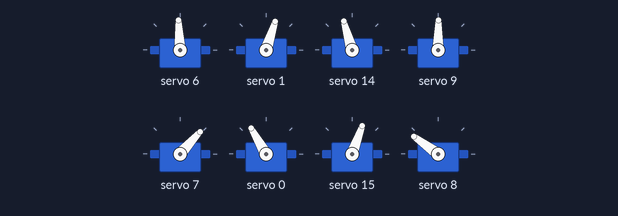
A sketch run on a simulated Arduino Uno, built with avr-gcc and run on an emulated ATmega328P. Parts: 8 × servo. What the sketch prints to the serial monitor is not drawn.

Above: at 0.16 s.
At 3.25 s:
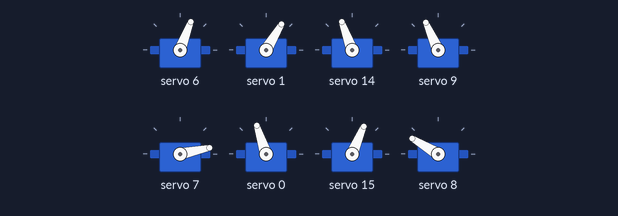
At 6.33 s:
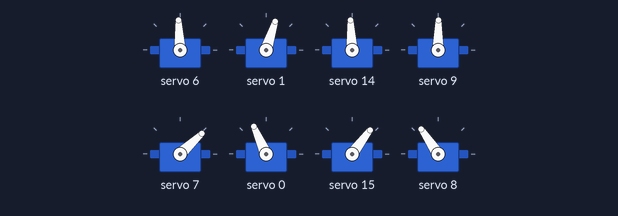
At 11.6 s:
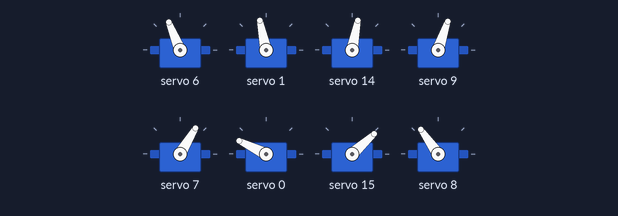
At 16.55 s:
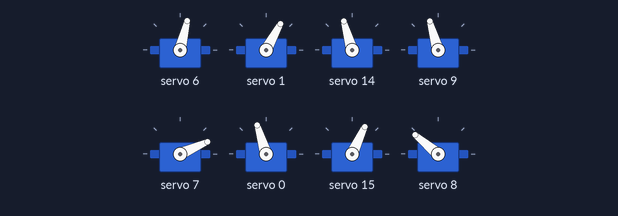
At 23.35 s:
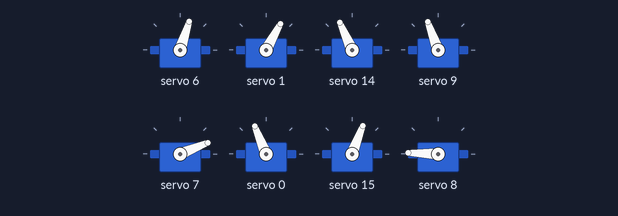
Timing chart, 0 to 23.4 s (numbered marks = the images above):
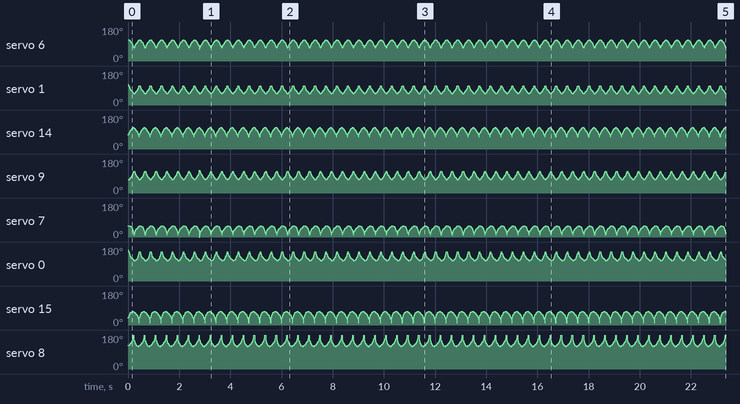

The sketch:

nijie-4.ino
```cpp
#include <Wire.h>                      //IIC通讯头文件
#include <Adafruit_PWMServoDriver.h> //16路舵机控制板头文件
//以这种方式调用，它使用默认地址0x40。
Adafruit_PWMServoDriver pwm = Adafruit_PWMServoDriver();
#define SERVOMIN  680   //这是“最小”高电平占空比计数（在4096中）
#define SERVOMAX  2200   //这是“最大”高电平占空比计数（在4096中）
//前进步态帧数据
char wk[36][8]= {
22,-29,18,-22,28,84,-62,-29,
22,-22,13,-22,25,72,-55,-30,
21,-17,9,-21,24,65,-50,-31,
20,-14,6,-20,24,60,-45,-32,
18,-10,3,-18,25,56,-42,-34,
16,-7,0,-16,26,52,-39,-35,
14,-4,-3,-14,27,49,-36,-37,
12,-2,-5,-12,28,46,-33,-39,
10,1,-8,-10,29,44,-31,-41,
8,3,-10,-8,31,41,-29,-44,
5,6,-12,-5,33,39,-28,-46,
3,8,-14,-3,36,37,-27,-49,
0,10,-16,0,39,35,-26,-52,
-3,12,-18,3,42,34,-25,-56,
-6,14,-20,6,45,32,-24,-60,
-9,17,-21,9,50,31,-24,-65,
-13,18,-22,13,55,30,-25,-72,
-18,20,-22,18,62,29,-28,-84,
-29,22,-20,29,84,28,-29,-62,
-22,22,-18,22,72,25,-30,-55,
-17,21,-17,17,65,24,-31,-50,
-14,20,-14,14,60,24,-32,-45,
-10,18,-12,10,56,25,-34,-42,
-7,16,-10,7,52,26,-35,-39,
-4,14,-8,4,49,27,-37,-36,
-2,12,-6,2,46,28,-39,-33,
1,10,-3,-1,44,29,-41,-31,
3,8,-1,-3,41,31,-44,-29,
6,5,2,-6,39,33,-46,-28,
8,3,4,-8,37,36,-49,-27,
10,0,7,-10,35,39,-52,-26,
12,-3,10,-12,34,42,-56,-25,
14,-6,14,-14,32,45,-60,-24,
17,-9,17,-17,31,50,-65,-24,
18,-13,22,-18,30,55,-72,-25,
20,-18,29,-20,29,62,-84,-28
};
//舵机校准偏角数据
char cal[16]={-6,-14,7,0,0,0,0,0,1,9,-3,3,6,-6,7,-6};
//舵机旋转方向
int8_t rotationDirections[] = {1, -1, 1, 1,
                               1, -1, 1, -1,
                               1, -1, -1, 1,
                               -1, 1, 1, -1
                              };
//关节映射表
byte pins[] = {4, 3, 11, 12,
               5, 2, 13, 10,
               6, 1, 14, 9,
               7, 0, 15, 8
              };
//将角度数据转换成高电平占空比
int S2P(int angle){
  float p=0.0;
  p=(1520/150)*angle+680+760;
  return int(p);
}

void setup() {
   Serial.begin(57600);//打开串口
   pwm.begin();       //初始化PCA9685
   pwm.setPWMFreq(240);  //设置频率60Hz
}

void loop() {
  //循环一次前进步态
  for(int i=0;i<=35;i++)//一共43帧
  {
    for(int j=0;j<=7;j++)//每帧8个舵机角度
    {
      Serial.print(int(wk[i][j]));
      //具体舵机角度=步态帧中舵机角度数据*旋转方向+舵机校准偏角+75
      //每次从8号关节舵机开始，执行到16号关节舵机，为一帧
      pwm.setPWM(pins[8+j],0,S2P((int(wk[i][j])+cal[8+j])*rotationDirections[j+8]));
      Serial.print(',');
    }
    delay(5);
    Serial.println();
  }
  //delay(1000);//只执行一次，如果想循环执行，则需要将此行注释掉
}
```
